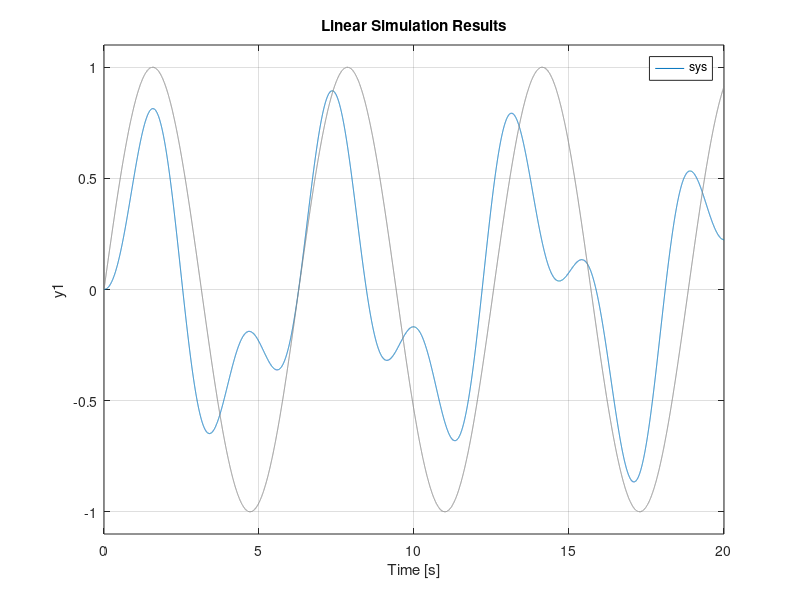

Write MATLAB code to recreate this figure.
%%lab12_9
format compact
close all;
clear;
clc;

%generate time
t1=0;
t2=20;
t=t1:0.001:t2;

%generate x
x=sin(t);

%coefficients
bk=[1 2];
ak=[1 0 5];

%generate H(s)
sys=tf(bk,ak);
lsim(sys,x,t);